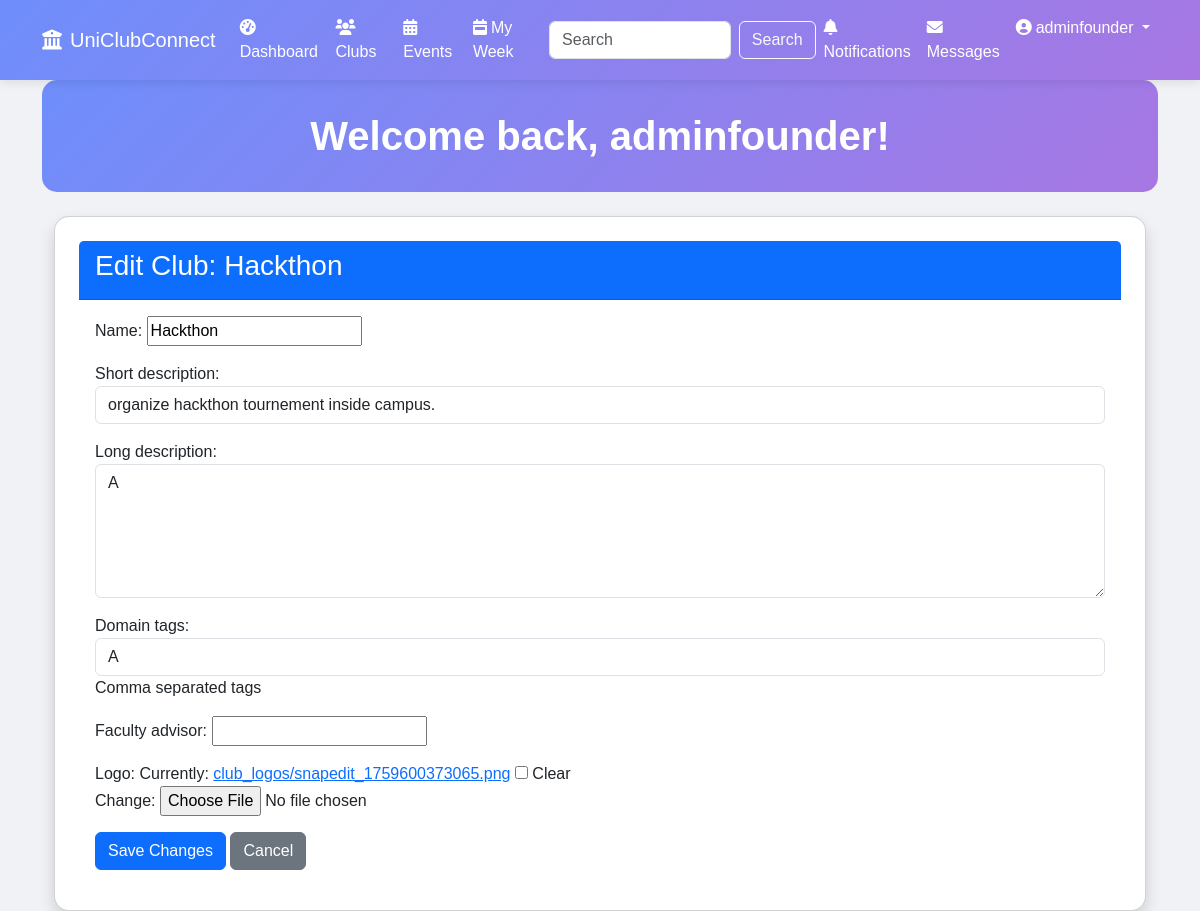
The app's page /clubs/1/edit/ (signed in) with its own data.
### accounts/models.py (models this page shows, shortened)
class User(AbstractUser):
    USER_TYPE_CHOICES = (
        ('admin', 'Admin'),
        ('student', 'Student'),
        ('founder', 'Founder'),
    )
    user_type = models.CharField(max_length=10, choices=USER_TYPE_CHOICES, default='student')
    profile_picture = models.ImageField(upload_to='profile_pics/', null=True, blank=True)
    department = models.CharField(max_length=100, blank=True)
    bio = models.TextField(blank=True)
    last_seen = models.DateTimeField(null=True, blank=True)

### clubs/models.py (models this page shows, shortened)
class Club(models.Model):
    name = models.CharField(max_length=100)
    short_description = models.CharField(max_length=200)
    long_description = models.TextField()
    domain_tags = models.CharField(max_length=200, help_text="Comma separated tags")
    founders = models.ManyToManyField(settings.AUTH_USER_MODEL, related_name='founded_clubs')
    president = models.ForeignKey(settings.AUTH_USER_MODEL, on_delete=models.SET_NULL, null=True, blank=True, related_name='club_president')
    vice_president = models.ForeignKey(settings.AUTH_USER_MODEL, on_delete=models.SET_NULL, null=True, blank=True, related_name='club_vice_president')
    faculty_advisor = models.CharField(max_length=100, blank=True)
    logo = models.ImageField(upload_to='club_logos/', null=True, blank=True)
    created_at = models.DateTimeField(auto_now_add=True)
    updated_at = models.DateTimeField(auto_now=True)
    favorited_by = models.ManyToManyField(settings.AUTH_USER_MODEL, related_name='favorite_clubs', blank=True)

### clubs/views.py (the view)
# urls.py: path('<int:club_id>/edit/', views.edit_club, name='edit_club'),
@login_required
def edit_club(request, club_id):
    club = get_object_or_404(Club, id=club_id)
    if not club.founders.filter(id=request.user.id).exists():
        messages.error(request, "Only club founders can edit club information.")
        return redirect('club_detail', club_id=club_id)
    if request.method == 'POST':
        form = ClubForm(request.POST, request.FILES, instance=club)
        if form.is_valid():
            form.save()
            messages.success(request, f"Club '{club.name}' has been updated successfully.")
            return redirect('club_detail', club_id=club_id)
    else:
        form = ClubForm(instance=club)
    return render(request, 'clubs/edit_club.html', {'form': form, 'club': club})

### clubs/forms.py
class ClubForm(forms.ModelForm):
    class Meta:
        model = Club
        fields = ['name', 'short_description', 'long_description', 'domain_tags', 'faculty_advisor', 'logo']
        widgets = {
            'short_description': forms.TextInput(attrs={'class': 'form-control'}),
            'long_description': forms.Textarea(attrs={'class': 'form-control', 'rows': 5}),
            'domain_tags': forms.TextInput(attrs={'class': 'form-control', 'placeholder': 'e.g. technology, sports, arts'}),
        }

### dashboard/context_processors.py (called while the page is built)
def notification_count(request):
    if request.user.is_authenticated:
        unread_count = Notification.objects.filter(user=request.user, is_read=False).count()
        return {
            'unread_notification_count': unread_count
        }
    return {
        'unread_notification_count': 0
    }

### sitetheme/context_processors.py (called while the page is built)
def theme_settings(request):
    try:
        settings = ThemeSettings.objects.get(pk=1)
    except ThemeSettings.DoesNotExist:
        settings = None
    return {'theme_settings': settings}

### templates/clubs/edit_club.html (shortened to what this page needs)
{% extends 'base.html' %}
{% block content %}
<div class="container mt-4">
    <div class="card shadow">
        <div class="card-header bg-primary text-white">
            <h3>Edit Club: {{ club.name }}</h3>
        </div>
        <div class="card-body">
            <form method="post" enctype="multipart/form-data">
                {{ form.as_p }}
                <button type="submit" class="btn btn-primary">Save Changes</button>
                <a href="{% url 'club_detail' club.id %}" class="btn btn-secondary">Cancel</a>
            </form>
        </div>
    </div>
</div>
{% endblock %}

### templates/base.html (shortened to what this page needs)
{% load static %}
<!DOCTYPE html>
<html lang="en">
<head>
    <link href="https://cdn.jsdelivr.net/npm/bootstrap@5.3.0-alpha1/dist/css/bootstrap.min.css" rel="stylesheet">
    <link rel="stylesheet" href="https://cdnjs.cloudflare.com/ajax/libs/font-awesome/6.0.0/css/all.min.css">
    <link rel="stylesheet" href="{% static 'css/dynamic_theme.css' %}">
</head>
<body>
    <nav class="navbar navbar-expand-lg navbar-dark">
        <div class="container">
            <a class="navbar-brand" href="{% url 'home' %}">
                <i class="fas fa-university me-2"></i>UniClubConnect
            </a>
            <div class="collapse navbar-collapse" id="navbarNav">
                <ul class="navbar-nav me-auto">
                    <li class="nav-item">
                        <a class="nav-link" href="{% url 'dashboard' %}">
                            <i class="fas fa-tachometer-alt me-1"></i>Dashboard
                        </a>
                    </li>
                    <li class="nav-item">
                        <a class="nav-link" href="{% url 'manage_clubs' %}">
                            <i class="fas fa-users me-1"></i>Clubs
                        </a>
                    </li>
                    <li class="nav-item">
                        <a class="nav-link" href="{% url 'events' %}">
                            <i class="fas fa-calendar-alt me-1"></i>Events
                        </a>
                    </li>
                    <li class="nav-item">
                        <a class="nav-link" href="{% url 'my_week' %}">
                            <i class="fas fa-calendar-week me-1"></i>My Week
                        </a>
                    </li>
                </ul>
                <form class="d-flex me-auto" action="{% url 'search' %}" method="get">
                    <input class="form-control me-2" type="search" name="q" placeholder="Search" aria-label="Search">
                    <button class="btn btn-outline-light" type="submit">Search</button>
                </form>
                <ul class="navbar-nav">
                    <li class="nav-item">
                        <a class="nav-link notification-icon" href="{% url 'notifications' %}">
                            <i class="fas fa-bell me-1"></i>Notifications
                        </a>
                    </li>
                    <li class="nav-item">
                        <a class="nav-link message-icon" href="{% url 'chat' %}">
                            <i class="fas fa-envelope me-1"></i>Messages
                        </a>
                    </li>
                    {% if user.is_authenticated %}
                    <li class="nav-item dropdown">
                        <a class="nav-link dropdown-toggle" href="#" id="navbarDropdown" role="button" data-bs-toggle="dropdown" aria-expanded="false">
                            <i class="fas fa-user-circle me-1"></i>{{ user.username }}
                        </a>
                    </li>
                    {% endif %}
                </ul>
            </div>
        </div>
    </nav>
    <div class="container main-content">
        {% if user.is_authenticated %}
        <div class="header">
            <h1>Welcome back, {{ user.username }}!</h1>
        </div>
        {% endif %}
        {% block content %}{% endblock %}
    </div>
</body>
</html>

### static/css/dynamic_theme.css (style rules this page uses)
body { font-family: 'Poppins', sans-serif; background-color: #f0f2f5; color: #333; transition: background-color 0.3s, color 0.3s; }
.card { background: #fff; border-radius: 15px; box-shadow: 0 4px 20px rgba(0, 0, 0, 0.05); padding: 1.5rem; transition: transform 0.3s, box-shadow 0.3s; }
.header { background: linear-gradient(135deg, #6e8efb, #a777e3); color: #fff; padding: 2rem; border-radius: 15px; text-align: center; }
.header h1 { font-size: 2.5rem; font-weight: 700; margin: 0; }
.card, .header { animation: fadeIn 0.5s ease-out; }
.navbar { background: linear-gradient(135deg, #6e8efb, #a777e3); box-shadow: 0 2px 10px rgba(0, 0, 0, 0.1); }
.navbar-brand, .nav-link, .navbar-toggler-icon { color: #fff !important; }
.navbar-brand .fa-university, .nav-link .fas { color: #fff; transition: color 0.3s; }

### records on screen
User: username "adminfounder"
Club: name "Hackthon", short_description "organize hackthon tournement inside campus.", long_description "A", domain_tags "A"
